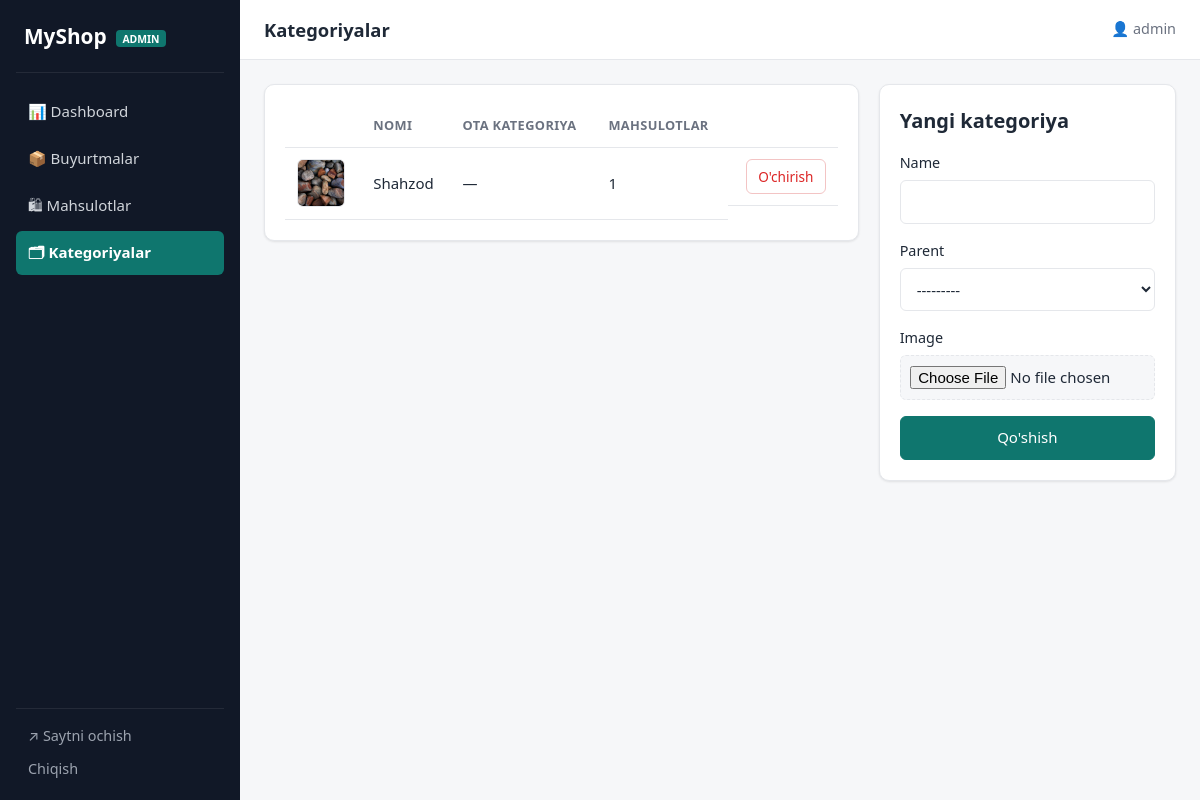
Screenshot of /panel/categories/ (signed in) with the database file from the repository.
### marketapp/models.py (models this page shows)
class Category(models.Model):
    name = models.CharField(max_length=100)
    slug = models.SlugField(unique=True)
    parent = models.ForeignKey('self', on_delete=models.CASCADE, null=True, blank=True, related_name='children')
    image = models.ImageField(upload_to='categories/', blank=True)
    def __str__(self):
        return self.name

### marketapp/views.py (the view)
# urls.py: path('panel/categories/', views.panel_categories, name='panel_categories'),
@staff_required
def panel_categories(request):
    form = CategoryForm(request.POST or None, request.FILES or None)
    if request.method == 'POST' and form.is_valid():
        cat = form.save(commit=False)
        cat.slug = unique_slug(Category, cat.name)
        cat.save()
        messages.success(request, "Kategoriya qo'shildi")
        return redirect('panel_categories')
    categories = Category.objects.select_related('parent').annotate(n=Count('products'))
    return render(request, 'shop/panel/categories.html', {'form': form, 'categories': categories})

### marketapp/views.py
class CategoryForm(forms.ModelForm):
    class Meta:
        model = Category
        fields = ('name', 'parent', 'image')

### marketapp/views.py (called while the page is built)
def cart_count(request):
    return {'cart_count': len(Cart(request))}

    def __len__(self):
        return sum(self.cart.values())

### marketapp/templates/shop/panel/categories.html (shortened to what this page needs)
{% extends 'shop/panel/base.html' %}
{% block page_title %}Kategoriyalar{% endblock %}
{% block content %}
<div class="grid-2">
  <div class="card">
    <table class="table">
      <thead><tr><th></th><th>Nomi</th><th>Ota kategoriya</th><th>Mahsulotlar</th><th></th></tr></thead>
      <tbody>
      {% for c in categories %}
        <tr>
          <td>{% if c.image %}<img src="{{ c.image.url }}" class="thumb" alt="">{% endif %}</td>
          <td>{{ c.name }}</td>
          <td>{{ c.parent.name|default:"—" }}</td>
          <td>{{ c.n }}</td>
          <td class="actions">
            <form method="post" action="{% url 'panel_category_delete' c.pk %}"
                  onsubmit="return confirm('Kategoriya o\'chirilsinmi?')">
              {% csrf_token %}<button class="btn btn--sm btn--danger">O'chirish</button>
            </form>
          </td>
        </tr>
      {% empty %}
        <tr><td colspan="5" class="muted">Kategoriya yo'q</td></tr>
      {% endfor %}
      </tbody>
    </table>
  </div>
  <form method="post" enctype="multipart/form-data" class="card form">
    <h2>Yangi kategoriya</h2>
    {% include 'shop/includes/form_fields.html' %}
    <button class="btn btn--primary btn--block">Qo'shish</button>
  </form>
</div>
{% endblock %}

### marketapp/templates/shop/panel/base.html (shortened to what this page needs)
{% load static %}
<!DOCTYPE html>
<html lang="uz">
<head>
  <link rel="stylesheet" href="{% static 'includes/components.css' %}">
  <link rel="stylesheet" href="{% static 'panel/panel.css' %}">
</head>
<body class="panel">
  <aside class="sidebar" id="sidebar">
    <a href="{% url 'panel_dashboard' %}" class="sidebar__logo">MyShop <small>admin</small></a>
    {% with url_name=request.resolver_match.url_name %}
    <nav class="sidebar__nav">
      <a href="{% url 'panel_dashboard' %}" class="{% if url_name == 'panel_dashboard' %}active{% endif %}">📊 Dashboard</a>
      <a href="{% url 'panel_orders' %}" class="{% if 'order' in url_name %}active{% endif %}">📦 Buyurtmalar</a>
      <a href="{% url 'panel_products' %}" class="{% if 'product' in url_name %}active{% endif %}">🛍 Mahsulotlar</a>
      <a href="{% url 'panel_categories' %}" class="{% if 'categor' in url_name %}active{% endif %}">🗂 Kategoriyalar</a>
    </nav>
    {% endwith %}
    <div class="sidebar__bottom">
      <a href="{% url 'home' %}" target="_blank">↗ Saytni ochish</a>
      <form method="post" action="{% url 'logout' %}">{% csrf_token %}<button class="link">Chiqish</button></form>
    </div>
  </aside>
  <div class="panel__main">
    <header class="topbar">
      <h1 class="topbar__title">{% block page_title %}{% endblock %}</h1>
      <span class="topbar__user">👤 {{ user.username }}</span>
    </header>
    <section class="panel__content">{% block content %}{% endblock %}</section>
  </div>
</body>
</html>

### marketapp/static/includes/components.css (style rules this page uses)
:root { --primary: #0f766e; --primary-dark: #0b5d57; --primary-light: #e6f4f2; --accent: #f97316; --danger: #dc2626; --danger-light: #fdecec; --warning: #d97706; --warning-light: #fef3e2; --success: #16a34a; --success-light: #e8f7ee; --info: #2563eb; --info-light: #e8effd; --text: #1f2937; --text-muted: #6b7280; --border: #e5e7eb; --bg: #f6f7f9; --white: #ffffff; --radius: 10px; --radius-sm: 6px; --shadow: 0 1px 3px rgba(0, 0, 0, .06), 0 1px 2px rgba(0, 0, 0, .04); --shadow-lg: 0 10px 25px rgba(0, 0, 0, .08); --container: 1200px; --font: system-ui, -apple-system, "Segoe UI", Roboto, Arial, sans-serif; }
*, *::before, *::after { box-sizing: border-box; margin: 0; padding: 0; }
body { font-family: var(--font); font-size: 15px; line-height: 1.55; color: var(--text); background: var(--bg); }
a { color: var(--primary); text-decoration: none; }
img { max-width: 100%; display: block; }
h1 { font-size: 1.75rem; line-height: 1.25; margin-bottom: 1rem; }
h2 { font-size: 1.25rem; margin-bottom: .75rem; }
.btn { display: inline-flex; align-items: center; justify-content: center; gap: .4rem; padding: .6rem 1.1rem; font: inherit; font-weight: 500; color: var(--text); background: var(--white); border: 1px solid var(--border); border-radius: var(--radius-sm); cursor: pointer; transition: background .15s, border-color .15s, color .15s; white-space: nowrap; }
.btn--primary { background: var(--primary); border-color: var(--primary); color: var(--white); }
.btn--danger { color: var(--danger); border-color: #f3c4c4; }
.btn--sm { padding: .35rem .7rem; font-size: .85rem; }
.btn--block { width: 100%; }
button.link { background: none; border: none; font: inherit; color: var(--primary); cursor: pointer; padding: 0; }
.card { background: var(--white); border: 1px solid var(--border); border-radius: var(--radius); padding: 1.25rem; box-shadow: var(--shadow); margin-bottom: 1.25rem; }
.table { width: 100%; border-collapse: collapse; }
.table th, .table td { padding: .7rem .75rem; text-align: left; border-bottom: 1px solid var(--border); vertical-align: middle; }
.table th { font-size: .8rem; font-weight: 600; color: var(--text-muted); text-transform: uppercase; letter-spacing: .03em; }
.thumb { width: 48px; height: 48px; object-fit: cover; border-radius: var(--radius-sm); border: 1px solid var(--border); }
.form h1, .form h2 { margin-bottom: 1rem; }
input:not([type="checkbox"]):not([type="radio"]):not([type="file"]):not([type="hidden"]), select, textarea { width: 100%; padding: .6rem .75rem; font: inherit; color: var(--text); background: var(--white); border: 1px solid var(--border); border-radius: var(--radius-sm); transition: border-color .15s, box-shadow .15s; }
input[type="file"] { width: 100%; padding: .6rem; font: inherit; background: var(--bg); border: 1px dashed var(--border); border-radius: var(--radius-sm); cursor: pointer; }

### rows the page displays
Category: image (picture), name "Shahzod", parent.name "—", n "1"

### other values shown
{{ user.username }} "admin"
{{ field.label }} "Name" "Parent" "Image"
